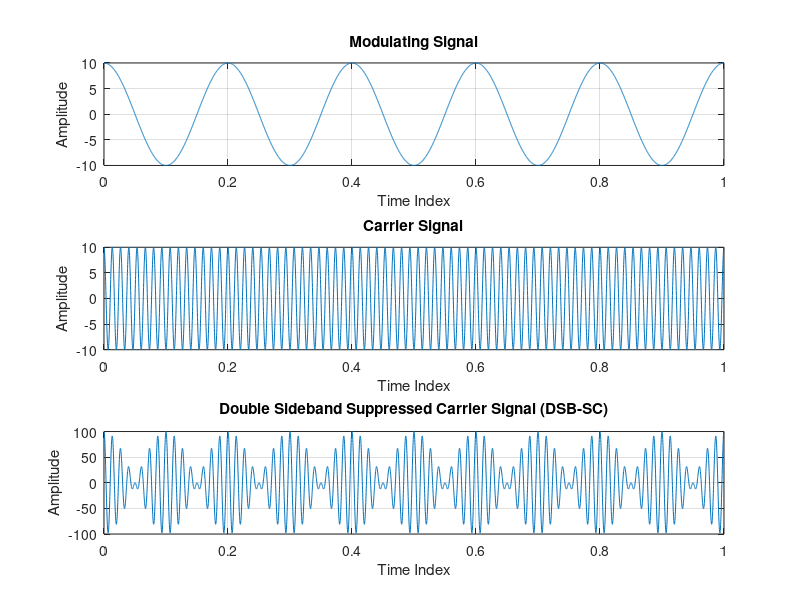

MATLAB code to generate this figure:
clc;
close all;
clear all;

% Modulating index
m_critical = 1; % Critical Modulation
m_over = 1.5; % Over Modulation
m_under = 0.5; % Under Modulation

% Amplitude of modulating signal
Am = 10; 

% Frequency of modulating signal (Hz)
fm = 5; 

% Time period of modulating signal (s)
Ta = 1/fm; 

t = 0:Ta/1000:1; %1000 samples consider

% Modulating signal
ym = Am*cos(2*pi*fm*t);
figure(1)
subplot(3,1,1)
plot(t,ym)
grid on;
xlabel('Time Index')
ylabel('Amplitude')
title('Modulating Signal')

% Relation between Am/Cm and fc/fa
Ac = Am/m_critical;

fc = fm*15;
Tc = 1/fc;

% Carrier signal
yc = Ac*cos(2*pi*fc*t);
subplot(3,1,2)
plot(t,yc)
grid on;
xlabel('Time Index')
ylabel('Amplitude')
title('Carrier Signal')

% DSB-SC signal
y = ym.*yc;
subplot(3,1,3)
plot(t,y)
grid on;
xlabel('Time Index')
ylabel('Amplitude')
title('Double Sideband Suppressed Carrier Signal (DSB-SC)')
